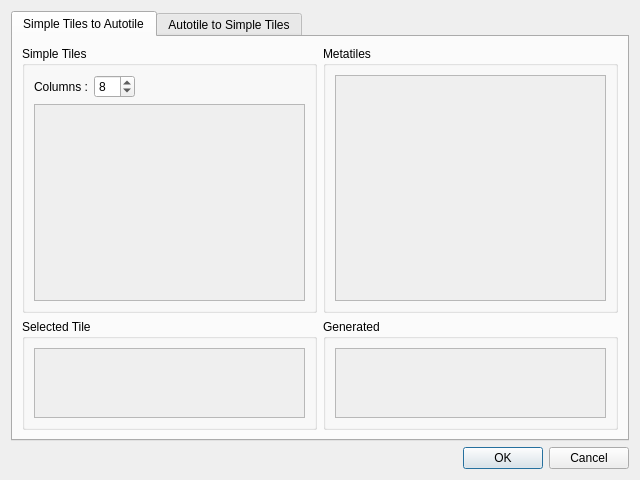
<?xml version="1.0" encoding="UTF-8"?>
<ui version="4.0">
 <class>TileConverterDialog</class>
 <widget class="QDialog" name="TileConverterDialog">
  <property name="geometry">
   <rect>
    <x>0</x>
    <y>0</y>
    <width>640</width>
    <height>480</height>
   </rect>
  </property>
  <property name="windowTitle">
   <string>Tile Converter</string>
  </property>
  <layout class="QVBoxLayout" name="verticalLayout">
   <item>
    <widget class="QTabWidget" name="tabWidget">
     <property name="currentIndex">
      <number>0</number>
     </property>
     <widget class="QWidget" name="simpleTilesTab">
      <attribute name="title">
       <string>Simple Tiles to Autotile</string>
      </attribute>
      <layout class="QHBoxLayout" name="horizontalLayout_6">
       <item>
        <layout class="QVBoxLayout" name="verticalLayout_4" stretch="1,0">
         <item>
          <widget class="QGroupBox" name="simpleTilesGroupBox">
           <property name="title">
            <string>Simple Tiles</string>
           </property>
           <layout class="QVBoxLayout" name="verticalLayout_7">
            <item>
             <layout class="QHBoxLayout" name="horizontalLayout_7">
              <item>
               <widget class="QLabel" name="simpleTilesColumnsLabel">
                <property name="text">
                 <string>Columns :</string>
                </property>
               </widget>
              </item>
              <item>
               <widget class="QSpinBox" name="simpleTilesColumnsSpinBox">
                <property name="minimum">
                 <number>1</number>
                </property>
                <property name="maximum">
                 <number>16</number>
                </property>
                <property name="value">
                 <number>8</number>
                </property>
               </widget>
              </item>
              <item>
               <spacer name="horizontalSpacer_2">
                <property name="orientation">
                 <enum>Qt::Orientation::Horizontal</enum>
                </property>
                <property name="sizeHint" stdset="0">
                 <size>
                  <width>40</width>
                  <height>20</height>
                 </size>
                </property>
               </spacer>
              </item>
             </layout>
            </item>
            <item>
             <widget class="QScrollArea" name="simpleTilesScrollArea">
              <property name="widgetResizable">
               <bool>true</bool>
              </property>
              <property name="alignment">
               <set>Qt::AlignmentFlag::AlignLeading|Qt::AlignmentFlag::AlignLeft|Qt::AlignmentFlag::AlignTop</set>
              </property>
              <widget class="QWidget" name="scrollAreaWidgetContents_4">
               <property name="geometry">
                <rect>
                 <x>0</x>
                 <y>0</y>
                 <width>269</width>
                 <height>175</height>
                </rect>
               </property>
               <layout class="QHBoxLayout" name="horizontalLayout_9">
                <item>
                 <widget class="TileSelectionWidget" name="simpleTileSelectionWidget" native="true">
                  <property name="mouseTracking">
                   <bool>true</bool>
                  </property>
                 </widget>
                </item>
               </layout>
              </widget>
             </widget>
            </item>
           </layout>
          </widget>
         </item>
         <item>
          <widget class="QGroupBox" name="simpleTileGroupBox">
           <property name="title">
            <string>Selected Tile</string>
           </property>
           <layout class="QVBoxLayout" name="verticalLayout_9">
            <item>
             <widget class="QScrollArea" name="simpleTileScrollArea">
              <property name="widgetResizable">
               <bool>true</bool>
              </property>
              <widget class="QWidget" name="scrollAreaWidgetContents_7">
               <property name="geometry">
                <rect>
                 <x>0</x>
                 <y>0</y>
                 <width>269</width>
                 <height>68</height>
                </rect>
               </property>
               <layout class="QHBoxLayout" name="horizontalLayout_11">
                <item>
                 <widget class="SimpleTileViewWidget" name="simpleTileViewWidget" native="true">
                  <property name="mouseTracking">
                   <bool>true</bool>
                  </property>
                 </widget>
                </item>
               </layout>
              </widget>
             </widget>
            </item>
           </layout>
          </widget>
         </item>
        </layout>
       </item>
       <item>
        <layout class="QVBoxLayout" name="verticalLayout_10" stretch="1,0">
         <item>
          <widget class="QGroupBox" name="metatilesGroupBox">
           <property name="title">
            <string>Metatiles</string>
           </property>
           <layout class="QVBoxLayout" name="verticalLayout_8">
            <item>
             <widget class="QScrollArea" name="metatilesScrollArea">
              <property name="widgetResizable">
               <bool>true</bool>
              </property>
              <property name="alignment">
               <set>Qt::AlignmentFlag::AlignLeading|Qt::AlignmentFlag::AlignLeft|Qt::AlignmentFlag::AlignTop</set>
              </property>
              <widget class="QWidget" name="scrollAreaWidgetContents_6">
               <property name="geometry">
                <rect>
                 <x>0</x>
                 <y>0</y>
                 <width>269</width>
                 <height>210</height>
                </rect>
               </property>
               <layout class="QHBoxLayout" name="horizontalLayout_12">
                <item>
                 <widget class="MetatilesViewWidget" name="metatilesViewWidget" native="true">
                  <property name="mouseTracking">
                   <bool>true</bool>
                  </property>
                 </widget>
                </item>
               </layout>
              </widget>
             </widget>
            </item>
           </layout>
          </widget>
         </item>
         <item>
          <widget class="QGroupBox" name="generatedAutoTilesGroupBox">
           <property name="title">
            <string>Generated</string>
           </property>
           <layout class="QHBoxLayout" name="horizontalLayout_8">
            <item>
             <widget class="QScrollArea" name="generatedAutoTilesScrollArea">
              <property name="widgetResizable">
               <bool>true</bool>
              </property>
              <property name="alignment">
               <set>Qt::AlignmentFlag::AlignLeading|Qt::AlignmentFlag::AlignLeft|Qt::AlignmentFlag::AlignTop</set>
              </property>
              <widget class="QWidget" name="scrollAreaWidgetContents_5">
               <property name="geometry">
                <rect>
                 <x>0</x>
                 <y>0</y>
                 <width>269</width>
                 <height>68</height>
                </rect>
               </property>
               <layout class="QHBoxLayout" name="horizontalLayout_10">
                <item>
                 <widget class="GeneratedTilesWidget" name="generatedAutoTilesWidget" native="true">
                  <property name="mouseTracking">
                   <bool>true</bool>
                  </property>
                 </widget>
                </item>
               </layout>
              </widget>
             </widget>
            </item>
           </layout>
          </widget>
         </item>
        </layout>
       </item>
      </layout>
     </widget>
     <widget class="QWidget" name="autoTilesTab">
      <attribute name="title">
       <string>Autotile to Simple Tiles</string>
      </attribute>
      <layout class="QHBoxLayout" name="horizontalLayout">
       <item>
        <widget class="QGroupBox" name="autoTilesGroupBox">
         <property name="title">
          <string>Autotiles</string>
         </property>
         <layout class="QVBoxLayout" name="verticalLayout_5">
          <item>
           <layout class="QHBoxLayout" name="horizontalLayout_3">
            <item>
             <widget class="QLabel" name="autoTilesColumnsLabel">
              <property name="text">
               <string>Columns :</string>
              </property>
             </widget>
            </item>
            <item>
             <widget class="QSpinBox" name="autoTilesColumnsSpinBox">
              <property name="minimum">
               <number>1</number>
              </property>
              <property name="maximum">
               <number>16</number>
              </property>
              <property name="value">
               <number>8</number>
              </property>
             </widget>
            </item>
            <item>
             <spacer name="horizontalSpacer">
              <property name="orientation">
               <enum>Qt::Orientation::Horizontal</enum>
              </property>
              <property name="sizeHint" stdset="0">
               <size>
                <width>40</width>
                <height>20</height>
               </size>
              </property>
             </spacer>
            </item>
           </layout>
          </item>
          <item>
           <widget class="QScrollArea" name="autoTilesScrollArea">
            <property name="widgetResizable">
             <bool>true</bool>
            </property>
            <property name="alignment">
             <set>Qt::AlignmentFlag::AlignLeading|Qt::AlignmentFlag::AlignLeft|Qt::AlignmentFlag::AlignTop</set>
            </property>
            <widget class="QWidget" name="scrollAreaWidgetContents">
             <property name="geometry">
              <rect>
               <x>0</x>
               <y>0</y>
               <width>271</width>
               <height>298</height>
              </rect>
             </property>
             <layout class="QHBoxLayout" name="horizontalLayout_2">
              <item>
               <widget class="TileSelectionWidget" name="autoTileSelectionWidget" native="true">
                <property name="mouseTracking">
                 <bool>true</bool>
                </property>
               </widget>
              </item>
             </layout>
            </widget>
           </widget>
          </item>
         </layout>
        </widget>
       </item>
       <item>
        <layout class="QVBoxLayout" name="verticalLayout_2" stretch="1,0">
         <item>
          <widget class="QGroupBox" name="metaTilesGroupBox">
           <property name="title">
            <string>Metatiles</string>
           </property>
           <layout class="QVBoxLayout" name="verticalLayout_3">
            <item>
             <widget class="QScrollArea" name="metaTilesScrollArea">
              <property name="widgetResizable">
               <bool>true</bool>
              </property>
              <property name="alignment">
               <set>Qt::AlignmentFlag::AlignLeading|Qt::AlignmentFlag::AlignLeft|Qt::AlignmentFlag::AlignTop</set>
              </property>
              <widget class="QWidget" name="scrollAreaWidgetContents_3">
               <property name="geometry">
                <rect>
                 <x>0</x>
                 <y>0</y>
                 <width>269</width>
                 <height>210</height>
                </rect>
               </property>
               <layout class="QHBoxLayout" name="horizontalLayout_5">
                <item>
                 <widget class="MetatileSelectionWidget" name="metatileSelectionWidget" native="true">
                  <property name="mouseTracking">
                   <bool>true</bool>
                  </property>
                 </widget>
                </item>
               </layout>
              </widget>
             </widget>
            </item>
           </layout>
          </widget>
         </item>
         <item>
          <widget class="QGroupBox" name="generatedSimpleTilesGroupBox">
           <property name="title">
            <string>Generated</string>
           </property>
           <layout class="QVBoxLayout" name="verticalLayout_6">
            <item>
             <widget class="QScrollArea" name="generatedSimpleTilesScrollArea">
              <property name="widgetResizable">
               <bool>true</bool>
              </property>
              <property name="alignment">
               <set>Qt::AlignmentFlag::AlignLeading|Qt::AlignmentFlag::AlignLeft|Qt::AlignmentFlag::AlignTop</set>
              </property>
              <widget class="QWidget" name="scrollAreaWidgetContents_2">
               <property name="geometry">
                <rect>
                 <x>0</x>
                 <y>0</y>
                 <width>269</width>
                 <height>68</height>
                </rect>
               </property>
               <layout class="QHBoxLayout" name="horizontalLayout_4">
                <item>
                 <widget class="GeneratedTilesWidget" name="generatedSimpleTilesWidget" native="true">
                  <property name="mouseTracking">
                   <bool>true</bool>
                  </property>
                 </widget>
                </item>
               </layout>
              </widget>
             </widget>
            </item>
           </layout>
          </widget>
         </item>
        </layout>
       </item>
      </layout>
     </widget>
    </widget>
   </item>
   <item>
    <widget class="QDialogButtonBox" name="buttonBox">
     <property name="orientation">
      <enum>Qt::Orientation::Horizontal</enum>
     </property>
     <property name="standardButtons">
      <set>QDialogButtonBox::StandardButton::Cancel|QDialogButtonBox::StandardButton::Ok</set>
     </property>
    </widget>
   </item>
  </layout>
 </widget>
 <customwidgets>
  <customwidget>
   <class>TileSelectionWidget</class>
   <extends>QWidget</extends>
   <header>TileConverterDialog.hpp</header>
   <container>1</container>
   <slots>
    <signal>tileSelected(QString)</signal>
    <slot>setNumberOfColumns(int)</slot>
   </slots>
  </customwidget>
  <customwidget>
   <class>GeneratedTilesWidget</class>
   <extends>QWidget</extends>
   <header>TileConverterDialog.hpp</header>
   <container>1</container>
   <slots>
    <signal>addTileClicked()</signal>
    <signal>removeTileClicked(QString)</signal>
   </slots>
  </customwidget>
  <customwidget>
   <class>MetatileSelectionWidget</class>
   <extends>QWidget</extends>
   <header>TileConverterDialog.hpp</header>
   <container>1</container>
   <slots>
    <signal>selectedMoved()</signal>
   </slots>
  </customwidget>
  <customwidget>
   <class>SimpleTileViewWidget</class>
   <extends>QWidget</extends>
   <header>TileConverterDialog.hpp</header>
   <container>1</container>
  </customwidget>
  <customwidget>
   <class>MetatilesViewWidget</class>
   <extends>QWidget</extends>
   <header>TileConverterDialog.hpp</header>
   <container>1</container>
   <slots>
    <signal>metatileClicked(int)</signal>
   </slots>
  </customwidget>
 </customwidgets>
 <resources/>
 <connections>
  <connection>
   <sender>buttonBox</sender>
   <signal>accepted()</signal>
   <receiver>TileConverterDialog</receiver>
   <slot>onAccept()</slot>
   <hints>
    <hint type="sourcelabel">
     <x>227</x>
     <y>459</y>
    </hint>
    <hint type="destinationlabel">
     <x>157</x>
     <y>274</y>
    </hint>
   </hints>
  </connection>
  <connection>
   <sender>buttonBox</sender>
   <signal>rejected()</signal>
   <receiver>TileConverterDialog</receiver>
   <slot>reject()</slot>
   <hints>
    <hint type="sourcelabel">
     <x>295</x>
     <y>465</y>
    </hint>
    <hint type="destinationlabel">
     <x>286</x>
     <y>274</y>
    </hint>
   </hints>
  </connection>
  <connection>
   <sender>autoTilesColumnsSpinBox</sender>
   <signal>valueChanged(int)</signal>
   <receiver>autoTileSelectionWidget</receiver>
   <slot>setNumberOfColumns(int)</slot>
   <hints>
    <hint type="sourcelabel">
     <x>141</x>
     <y>108</y>
    </hint>
    <hint type="destinationlabel">
     <x>121</x>
     <y>135</y>
    </hint>
   </hints>
  </connection>
  <connection>
   <sender>autoTileSelectionWidget</sender>
   <signal>tileSelected(QString)</signal>
   <receiver>TileConverterDialog</receiver>
   <slot>onSelectedAutoTileChanged(QString)</slot>
   <hints>
    <hint type="sourcelabel">
     <x>92</x>
     <y>135</y>
    </hint>
    <hint type="destinationlabel">
     <x>3</x>
     <y>206</y>
    </hint>
   </hints>
  </connection>
  <connection>
   <sender>generatedSimpleTilesWidget</sender>
   <signal>addTileClicked()</signal>
   <receiver>TileConverterDialog</receiver>
   <slot>onAddSimpleTile()</slot>
   <hints>
    <hint type="sourcelabel">
     <x>425</x>
     <y>364</y>
    </hint>
    <hint type="destinationlabel">
     <x>0</x>
     <y>379</y>
    </hint>
   </hints>
  </connection>
  <connection>
   <sender>generatedSimpleTilesWidget</sender>
   <signal>removeTileClicked(QString)</signal>
   <receiver>TileConverterDialog</receiver>
   <slot>onRemoveSimpleTile(QString)</slot>
   <hints>
    <hint type="sourcelabel">
     <x>425</x>
     <y>364</y>
    </hint>
    <hint type="destinationlabel">
     <x>160</x>
     <y>478</y>
    </hint>
   </hints>
  </connection>
  <connection>
   <sender>metatileSelectionWidget</sender>
   <signal>selectedMoved()</signal>
   <receiver>TileConverterDialog</receiver>
   <slot>onUpdateGeneratedSimpleTile()</slot>
   <hints>
    <hint type="sourcelabel">
     <x>425</x>
     <y>101</y>
    </hint>
    <hint type="destinationlabel">
     <x>636</x>
     <y>253</y>
    </hint>
   </hints>
  </connection>
  <connection>
   <sender>simpleTilesColumnsSpinBox</sender>
   <signal>valueChanged(int)</signal>
   <receiver>simpleTileSelectionWidget</receiver>
   <slot>setNumberOfColumns(int)</slot>
   <hints>
    <hint type="sourcelabel">
     <x>122</x>
     <y>98</y>
    </hint>
    <hint type="destinationlabel">
     <x>120</x>
     <y>153</y>
    </hint>
   </hints>
  </connection>
  <connection>
   <sender>simpleTileSelectionWidget</sender>
   <signal>tileSelected(QString)</signal>
   <receiver>TileConverterDialog</receiver>
   <slot>onSelectedSimpleTileChanged(QString)</slot>
   <hints>
    <hint type="sourcelabel">
     <x>75</x>
     <y>210</y>
    </hint>
    <hint type="destinationlabel">
     <x>4</x>
     <y>200</y>
    </hint>
   </hints>
  </connection>
  <connection>
   <sender>metatilesViewWidget</sender>
   <signal>metatileClicked(int)</signal>
   <receiver>TileConverterDialog</receiver>
   <slot>onMetaTileClicked(int)</slot>
   <hints>
    <hint type="sourcelabel">
     <x>535</x>
     <y>188</y>
    </hint>
    <hint type="destinationlabel">
     <x>636</x>
     <y>187</y>
    </hint>
   </hints>
  </connection>
  <connection>
   <sender>generatedAutoTilesWidget</sender>
   <signal>addTileClicked()</signal>
   <receiver>TileConverterDialog</receiver>
   <slot>onAddAutoTile()</slot>
   <hints>
    <hint type="sourcelabel">
     <x>580</x>
     <y>378</y>
    </hint>
    <hint type="destinationlabel">
     <x>638</x>
     <y>380</y>
    </hint>
   </hints>
  </connection>
  <connection>
   <sender>generatedAutoTilesWidget</sender>
   <signal>removeTileClicked(QString)</signal>
   <receiver>TileConverterDialog</receiver>
   <slot>onRemoveAutoTile(QString)</slot>
   <hints>
    <hint type="sourcelabel">
     <x>478</x>
     <y>398</y>
    </hint>
    <hint type="destinationlabel">
     <x>479</x>
     <y>479</y>
    </hint>
   </hints>
  </connection>
 </connections>
 <slots>
  <slot>onSelectedAutoTileChanged(QString)</slot>
  <slot>onAddSimpleTile()</slot>
  <slot>onRemoveSimpleTile(QString)</slot>
  <slot>onUpdateGeneratedSimpleTile()</slot>
  <slot>onSelectedSimpleTileChanged(QString)</slot>
  <slot>onMetaTileClicked(int)</slot>
  <slot>onAddAutoTile()</slot>
  <slot>onRemoveAutoTile(QString)</slot>
  <slot>onAccept()</slot>
 </slots>
</ui>
